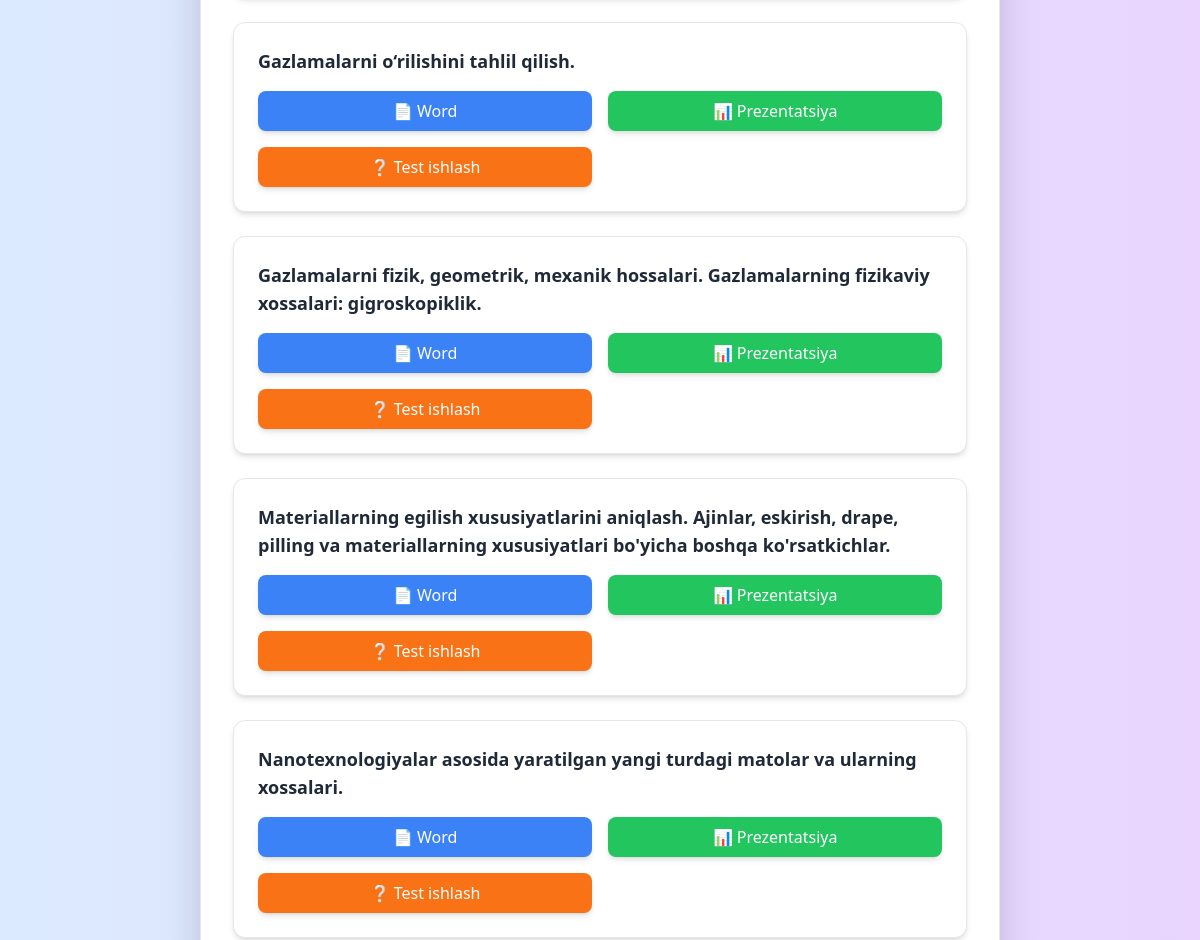
Page /lesson_list/ (middle part) on the earlier database version.
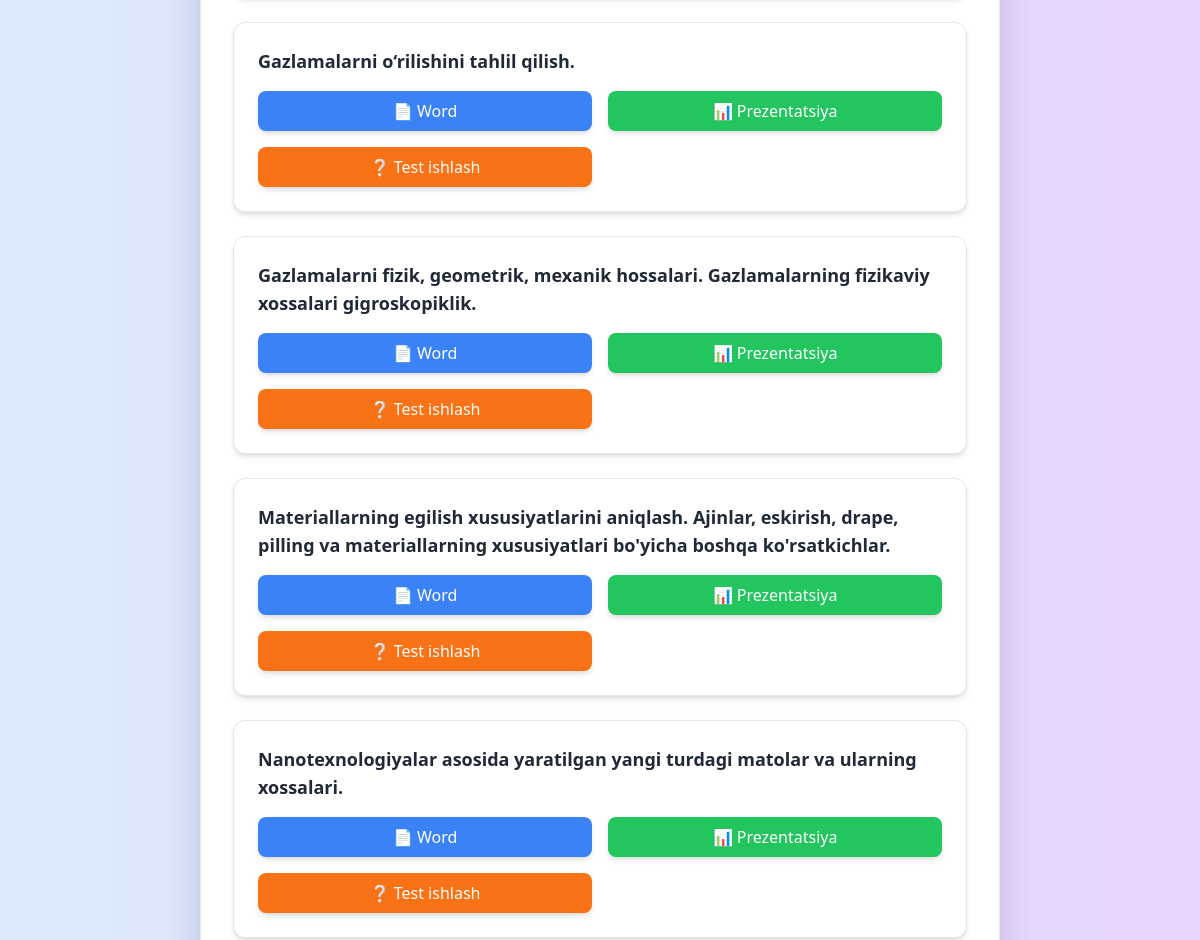
Same page on the later database version.
### subject/models.py (models this page shows, shortened)
class Lecture(models.Model):
    name = models.CharField(max_length=255)
    video = models.FileField(upload_to="uploads/videolar/", blank=True, verbose_name="Video")
    word = models.FileField(upload_to="uploads/maruza_word/", blank=True, verbose_name="Ma'ruza word")
    presentation = models.FileField(upload_to="uploads/presentations/ma'ruza/", blank=True,
                                    verbose_name="Ma'ruza taqdimot")
    created_at = models.DateTimeField(auto_now_add=True)
    updated_at = models.DateTimeField(auto_now=True)
    class Meta:
        ordering = ['created_at']
        verbose_name = "Ma'ruza"
        verbose_name_plural = "Ma'ruzalar"

### subject/views.py (the view)
# urls.py: path('lesson_list/', lesson_list, name='lesson_list'),
def lesson_list(request):
    lectures = Lecture.objects.all()
    practices = Practice.objects.all()
    laboratories = Laboratory.objects.all()
    videos = Videos.objects.all()
    context = {
        'lectures': lectures,
        'practices': practices,
        'laboratories': laboratories,
        'videos': videos,
    }
    return render(request, 'lesson_list.html', context)

### templates/lesson_list.html (shortened to what this page needs)
<!DOCTYPE html>
<html lang="uz">
<head>
    <script src="https://cdn.tailwindcss.com"></script>
</head>
<body class="flex items-center justify-center min-h-screen bg-gradient-to-r from-blue-100 to-purple-200">
<div class="bg-white p-8 shadow-2xl rounded-2xl w-[800px] flex flex-col items-center border border-gray-200 m-6">
    {% for lecture in lectures %}
    <div class="bg-white p-6 rounded-xl w-full mb-6 shadow-md border border-gray-200 hover:shadow-lg transition">
        <h3 class="text-lg font-semibold text-gray-800">{{ lecture.name }}</h3>
        <div class="grid grid-cols-2 gap-4 mt-4">
            {% if lecture.word %}
            <a href="{{ lecture.word.url }}"
               class="bg-blue-500 text-white px-4 py-2 rounded-lg shadow-md text-center hover:bg-blue-600 transition">📄
                Word</a>
            {% endif %}
            {% if lecture.presentation %}
            <a href="{{ lecture.presentation.url }}"
               class="bg-green-500 text-white px-4 py-2 rounded-lg shadow-md text-center hover:bg-green-600 transition">📊
                Prezentatsiya</a>
            {% endif %}
            <a href="{% url 'test' lecture.id %}"
               class="bg-orange-500 text-white px-4 py-2 rounded-lg shadow-md text-center hover:bg-orange-600 transition">❔
                Test ishlash</a>
        </div>
    </div>
    {% empty %}
    <p class="text-gray-500 mb-6">Ma’ruzalar yo‘q.</p>
    {% endfor %}
</div>
</body>
</html>

Differences in the rows shown:
changed Lecture: name "Gazlamalarni fizik, geometrik, mexanik hossalari. Gazlamalarning fizikaviy xossalari: gigroskopiklik." → "Gazlamalarni fizik, geometrik, mexanik hossalari. Gazlamalarning fizikaviy xossalari gigroskopiklik."
